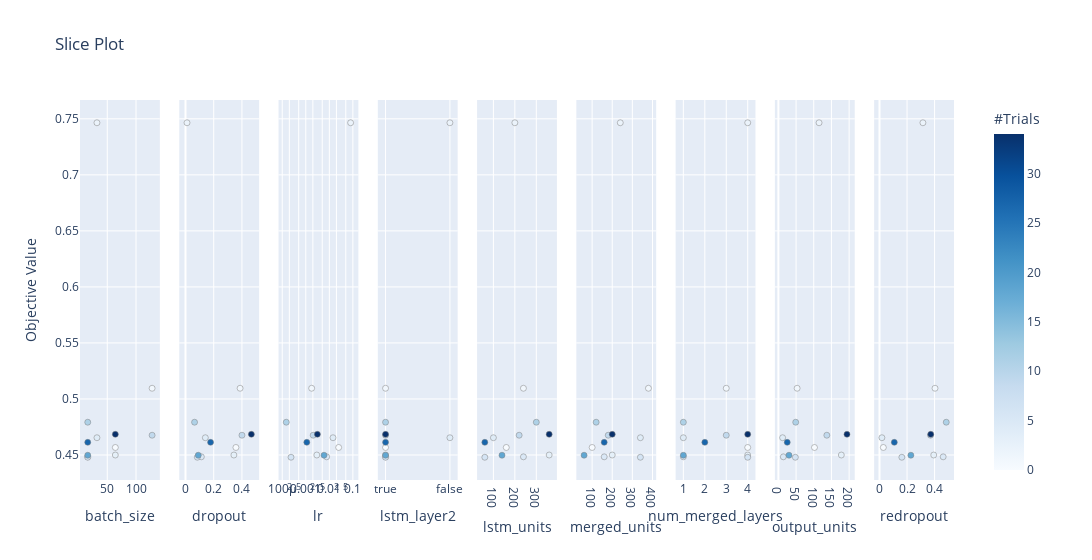

Write notebook code for a chart like this one.
### Code cell
optuna.visualization.plot_slice(study)

### Figure 1 — Plotly figure (JSON) as saved in the notebook; plotly's stock layout.template omitted (floating-point values rounded to 4 significant figures)
{"data": [{"marker": {"color": [0, 1, 2, 3, 4, 5, 6, 9, 11, 18, 27, 34], "colorbar": {"title": {"text": "#Trials"}, "x": 1, "xpad": 40}, "colorscale": [[0, "rgb(247,251,255)"], [0.125, "rgb(222,235,247)"], [0.25, "rgb(198,219,239)"], [0.375, "rgb(158,202,225)"], [0.5, "rgb(107,174,214)"], [0.625, "rgb(66,146,198)"], [0.75, "rgb(33,113,181)"], [0.875, "rgb(8,81,156)"], [1, "rgb(8,48,107)"]], "line": {"color": "Grey", "width": 0.5}, "showscale": true}, "mode": "markers", "showlegend": false, "type": "scatter", "x": [64, 128, 32, 64, 32, 16, 16, 128, 16, 16, 16, 64], "xaxis": "x", "y": [0.4567, 0.5095, 0.7465, 0.45, 0.4654, 0.4484, 0.448, 0.4676, 0.4792, 0.4498, 0.4613, 0.4685], "yaxis": "y"}, {"marker": {"color": [0, 1, 2, 3, 4, 5, 6, 9, 11, 18, 27, 34], "colorbar": {"title": {"text": "#Trials"}, "x": 1, "xpad": 40}, "colorscale": [[0, "rgb(247,251,255)"], [0.125, "rgb(222,235,247)"], [0.25, "rgb(198,219,239)"], [0.375, "rgb(158,202,225)"], [0.5, "rgb(107,174,214)"], [0.625, "rgb(66,146,198)"], [0.75, "rgb(33,113,181)"], [0.875, "rgb(8,81,156)"], [1, "rgb(8,48,107)"]], "line": {"color": "Grey", "width": 0.5}, "showscale": false}, "mode": "markers", "showlegend": false, "type": "scatter", "x": [0.3575, 0.3871, 0.0108, 0.343, 0.1406, 0.1124, 0.08386, 0.4002, 0.06426, 0.09054, 0.1777, 0.467], "xaxis": "x2", "y": [0.4567, 0.5095, 0.7465, 0.45, 0.4654, 0.4484, 0.448, 0.4676, 0.4792, 0.4498, 0.4613, 0.4685], "yaxis": "y2"}, {"marker": {"color": [0, 1, 2, 3, 4, 5, 6, 9, 11, 18, 27, 34], "colorbar": {"title": {"text": "#Trials"}, "x": 1, "xpad": 40}, "colorscale": [[0, "rgb(247,251,255)"], [0.125, "rgb(222,235,247)"], [0.25, "rgb(198,219,239)"], [0.375, "rgb(158,202,225)"], [0.5, "rgb(107,174,214)"], [0.625, "rgb(66,146,198)"], [0.75, "rgb(33,113,181)"], [0.875, "rgb(8,81,156)"], [1, "rgb(8,48,107)"]], "line": {"color": "Grey", "width": 0.5}, "showscale": false}, "mode": "markers", "showlegend": false, "type": "scatter", "x": [0.02489, 0.001776, 0.08045, 0.002939, 0.01433, 0.007695, 0.0002357, 0.002058, 0.0001485, 0.005955, 0.001105, 0.003111], "xaxis": "x3", "y": [0.4567, 0.5095, 0.7465, 0.45, 0.4654, 0.4484, 0.448, 0.4676, 0.4792, 0.4498, 0.4613, 0.4685], "yaxis": "y3"}, {"marker": {"color": [0, 1, 2, 3, 4, 5, 6, 9, 11, 18, 27, 34], "colorbar": {"title": {"text": "#Trials"}, "x": 1, "xpad": 40}, "colorscale": [[0, "rgb(247,251,255)"], [0.125, "rgb(222,235,247)"], [0.25, "rgb(198,219,239)"], [0.375, "rgb(158,202,225)"], [0.5, "rgb(107,174,214)"], [0.625, "rgb(66,146,198)"], [0.75, "rgb(33,113,181)"], [0.875, "rgb(8,81,156)"], [1, "rgb(8,48,107)"]], "line": {"color": "Grey", "width": 0.5}, "showscale": false}, "mode": "markers", "showlegend": false, "type": "scatter", "x": [true, true, false, true, false, true, true, true, true, true, true, true], "xaxis": "x4", "y": [0.4567, 0.5095, 0.7465, 0.45, 0.4654, 0.4484, 0.448, 0.4676, 0.4792, 0.4498, 0.4613, 0.4685], "yaxis": "y4"}, {"marker": {"color": [0, 1, 2, 3, 4, 5, 6, 9, 11, 18, 27, 34], "colorbar": {"title": {"text": "#Trials"}, "x": 1, "xpad": 40}, "colorscale": [[0, "rgb(247,251,255)"], [0.125, "rgb(222,235,247)"], [0.25, "rgb(198,219,239)"], [0.375, "rgb(158,202,225)"], [0.5, "rgb(107,174,214)"], [0.625, "rgb(66,146,198)"], [0.75, "rgb(33,113,181)"], [0.875, "rgb(8,81,156)"], [1, "rgb(8,48,107)"]], "line": {"color": "Grey", "width": 0.5}, "showscale": false}, "mode": "markers", "showlegend": false, "type": "scatter", "x": [160, 240, 200, 360, 100, 240, 60, 220, 300, 140, 60, 360], "xaxis": "x5", "y": [0.4567, 0.5095, 0.7465, 0.45, 0.4654, 0.4484, 0.448, 0.4676, 0.4792, 0.4498, 0.4613, 0.4685], "yaxis": "y5"}, {"marker": {"color": [0, 1, 2, 3, 4, 5, 6, 9, 11, 18, 27, 34], "colorbar": {"title": {"text": "#Trials"}, "x": 1, "xpad": 40}, "colorscale": [[0, "rgb(247,251,255)"], [0.125, "rgb(222,235,247)"], [0.25, "rgb(198,219,239)"], [0.375, "rgb(158,202,225)"], [0.5, "rgb(107,174,214)"], [0.625, "rgb(66,146,198)"], [0.75, "rgb(33,113,181)"], [0.875, "rgb(8,81,156)"], [1, "rgb(8,48,107)"]], "line": {"color": "Grey", "width": 0.5}, "showscale": false}, "mode": "markers", "showlegend": false, "type": "scatter", "x": [100, 380, 240, 200, 340, 160, 340, 180, 120, 60, 160, 200], "xaxis": "x6", "y": [0.4567, 0.5095, 0.7465, 0.45, 0.4654, 0.4484, 0.448, 0.4676, 0.4792, 0.4498, 0.4613, 0.4685], "yaxis": "y6"}, {"marker": {"color": [0, 1, 2, 3, 4, 5, 6, 9, 11, 18, 27, 34], "colorbar": {"title": {"text": "#Trials"}, "x": 1, "xpad": 40}, "colorscale": [[0, "rgb(247,251,255)"], [0.125, "rgb(222,235,247)"], [0.25, "rgb(198,219,239)"], [0.375, "rgb(158,202,225)"], [0.5, "rgb(107,174,214)"], [0.625, "rgb(66,146,198)"], [0.75, "rgb(33,113,181)"], [0.875, "rgb(8,81,156)"], [1, "rgb(8,48,107)"]], "line": {"color": "Grey", "width": 0.5}, "showscale": false}, "mode": "markers", "showlegend": false, "type": "scatter", "x": [4, 3, 4, 4, 1, 1, 4, 3, 1, 1, 2, 4], "xaxis": "x7", "y": [0.4567, 0.5095, 0.7465, 0.45, 0.4654, 0.4484, 0.448, 0.4676, 0.4792, 0.4498, 0.4613, 0.4685], "yaxis": "y7"}, {"marker": {"color": [0, 1, 2, 3, 4, 5, 6, 9, 11, 18, 27, 34], "colorbar": {"title": {"text": "#Trials"}, "x": 1, "xpad": 40}, "colorscale": [[0, "rgb(247,251,255)"], [0.125, "rgb(222,235,247)"], [0.25, "rgb(198,219,239)"], [0.375, "rgb(158,202,225)"], [0.5, "rgb(107,174,214)"], [0.625, "rgb(66,146,198)"], [0.75, "rgb(33,113,181)"], [0.875, "rgb(8,81,156)"], [1, "rgb(8,48,107)"]], "line": {"color": "Grey", "width": 0.5}, "showscale": false}, "mode": "markers", "showlegend": false, "type": "scatter", "x": [102, 53, 115, 178, 12, 14, 48, 137, 49, 30, 25, 194], "xaxis": "x8", "y": [0.4567, 0.5095, 0.7465, 0.45, 0.4654, 0.4484, 0.448, 0.4676, 0.4792, 0.4498, 0.4613, 0.4685], "yaxis": "y8"}, {"marker": {"color": [0, 1, 2, 3, 4, 5, 6, 9, 11, 18, 27, 34], "colorbar": {"title": {"text": "#Trials"}, "x": 1, "xpad": 40}, "colorscale": [[0, "rgb(247,251,255)"], [0.125, "rgb(222,235,247)"], [0.25, "rgb(198,219,239)"], [0.375, "rgb(158,202,225)"], [0.5, "rgb(107,174,214)"], [0.625, "rgb(66,146,198)"], [0.75, "rgb(33,113,181)"], [0.875, "rgb(8,81,156)"], [1, "rgb(8,48,107)"]], "line": {"color": "Grey", "width": 0.5}, "showscale": false}, "mode": "markers", "showlegend": false, "type": "scatter", "x": [0.02789, 0.4029, 0.3152, 0.3937, 0.01736, 0.4623, 0.1622, 0.3702, 0.4847, 0.2277, 0.1074, 0.3722], "xaxis": "x9", "y": [0.4567, 0.5095, 0.7465, 0.45, 0.4654, 0.4484, 0.448, 0.4676, 0.4792, 0.4498, 0.4613, 0.4685], "yaxis": "y9"}], "layout": {"title": {"text": "Slice Plot"}, "width": 2700, "xaxis": {"anchor": "y", "domain": [0, 0.09136], "title": {"text": "batch_size"}}, "xaxis2": {"anchor": "y2", "domain": [0.1136, 0.2049], "title": {"text": "dropout"}}, "xaxis3": {"anchor": "y3", "domain": [0.2272, 0.3185], "title": {"text": "lr"}, "type": "log"}, "xaxis4": {"anchor": "y4", "domain": [0.3407, 0.4321], "title": {"text": "lstm_layer2"}}, "xaxis5": {"anchor": "y5", "domain": [0.4543, 0.5457], "title": {"text": "lstm_units"}}, "xaxis6": {"anchor": "y6", "domain": [0.5679, 0.6593], "title": {"text": "merged_units"}}, "xaxis7": {"anchor": "y7", "domain": [0.6815, 0.7728], "title": {"text": "num_merged_layers"}}, "xaxis8": {"anchor": "y8", "domain": [0.7951, 0.8864], "title": {"text": "output_units"}}, "xaxis9": {"anchor": "y9", "domain": [0.9086, 1], "title": {"text": "redropout"}}, "yaxis": {"anchor": "x", "domain": [0, 1], "title": {"text": "Objective Value"}}, "yaxis2": {"anchor": "x2", "domain": [0, 1], "matches": "y", "showticklabels": false}, "yaxis3": {"anchor": "x3", "domain": [0, 1], "matches": "y", "showticklabels": false}, "yaxis4": {"anchor": "x4", "domain": [0, 1], "matches": "y", "showticklabels": false}, "yaxis5": {"anchor": "x5", "domain": [0, 1], "matches": "y", "showticklabels": false}, "yaxis6": {"anchor": "x6", "domain": [0, 1], "matches": "y", "showticklabels": false}, "yaxis7": {"anchor": "x7", "domain": [0, 1], "matches": "y", "showticklabels": false}, "yaxis8": {"anchor": "x8", "domain": [0, 1], "matches": "y", "showticklabels": false}, "yaxis9": {"anchor": "x9", "domain": [0, 1], "matches": "y", "showticklabels": false}}}
